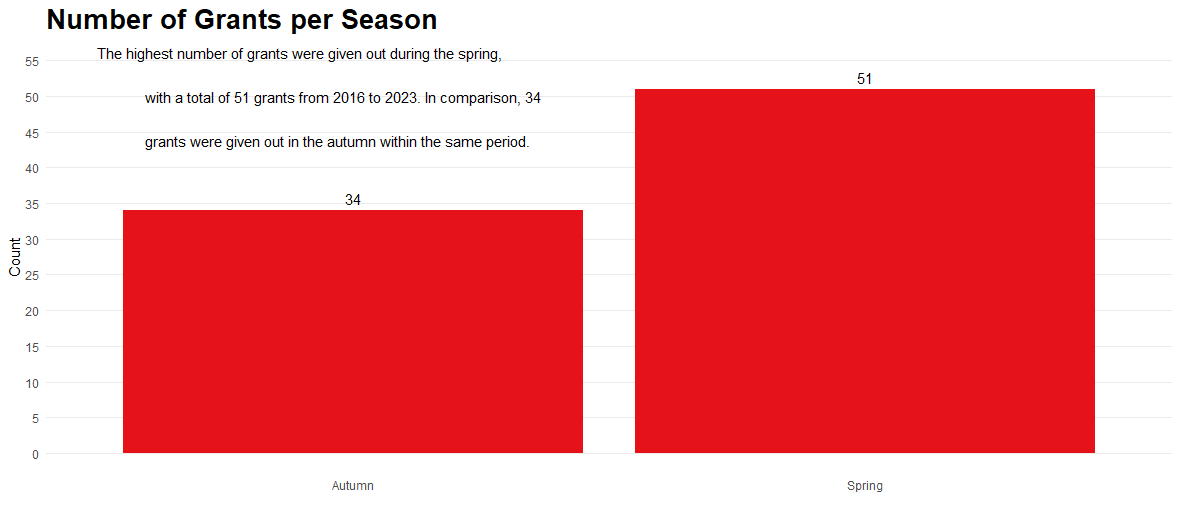

Recreate this plot in R.

# TidyTuesday Week 8
# This weeks TidyTuesday looks into R Consortium ISC Grants. 

# Load libraries 
library(tidyverse)
library(cowplot)

# Load data 
isc_grants <- readr::read_csv('https://raw.githubusercontent.com/rfordatascience/tidytuesday/master/data/2024/2024-02-20/isc_grants.csv')

# Wrangle data 
isc_grants |> 
  glimpse()

count_grants <- 
  isc_grants |> 
  group_by(group) |> 
  summarise(count = n()) |> 
  mutate(group = case_when(
    group == 1 ~ "Spring", 
    group == 2 ~ "Autumn"
  ))


# Plot 
count_grants_plot <- 
  count_grants |> 
  ggplot(aes(x = group, y = count)) +
  geom_bar(stat = "identity", fill = "#e5121a") +
  scale_y_continuous(limits = c(0, 55), breaks = seq(0, 55, by = 5)) +
  geom_text(aes(label = count), color = "black", size = 4, vjust = -0.5) +
  labs(
    y = "Count",
    x = "",
    title = "Number of Grants per Season"
  ) +
  theme_minimal() +
  theme(
    plot.title = element_text(size = 20, face = "bold"),
    panel.grid.minor = element_blank(),
    panel.grid.major.x = element_blank()
  ) +
  annotate("text", x = 0.5, y = 50, 
           label = 
           "The highest number of grants were given out during the spring, \n
            with a total of 51 grants from 2016 to 2023. In comparison, 34 \n
            grants were given out in the autumn within the same period.",
           hjust = 0, size = 4, color = "black")
